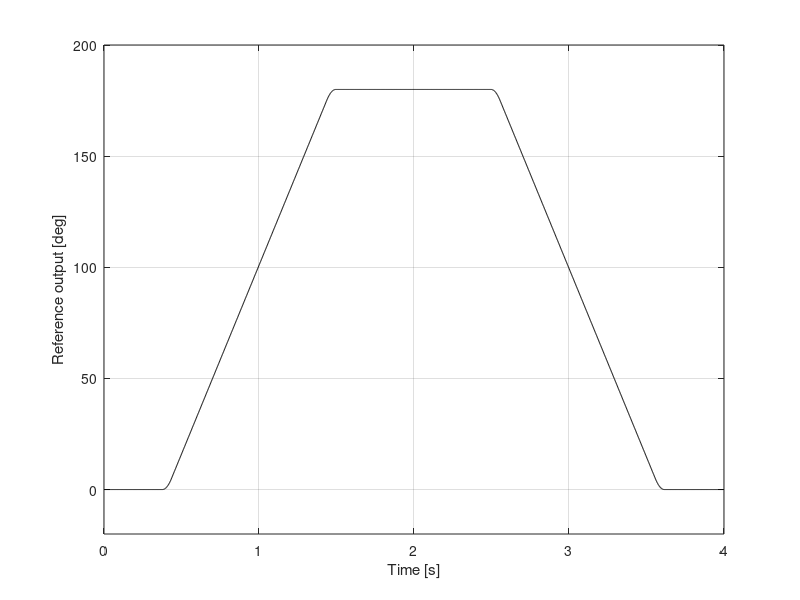

MATLAB code to generate this figure:
clear all
clear global
clc

%% Create the reference signal
%----------------------------
newpos = 180;                          % New position [deg]
twait = 190;                           % Wait time before and after the motion [number of samples]
tac = 30;                              % Time to accelerate [number of samples]
tvel = 500;                            % Time for constant angular velocity [number of samples]
thold = 500;                           % Time to hold the new position [number of samples]
N = 2*twait + 4*tac+2*tvel+thold;      % Total number of samples in the signal
disp(['N = ',num2str(N)])
fs = 500.0;                            % Sample time [Hz]
time = linspace(0,(N-1)/fs,N);         % Time vector
%------
v = zeros(N,1);                        % Velocity profile
v(twait:twait-1+tac) = linspace(0,tac,tac);
v(twait+tac:twait-1+tac+tvel) = tac;
v(twait+tac+tvel:twait-1+2.0*tac+tvel) = linspace(tac,0,tac);
v(twait+2*tac+tvel+thold:twait-1+3.0*tac+tvel+thold) = linspace(0,-tac,tac);
v(twait+3*tac+tvel+thold:twait-1+3.0*tac+2.0*tvel+thold) = -tac;
v(twait+3*tac+2.0*tvel+thold:twait-1+4.0*tac+2.0*tvel+thold) = linspace(-tac,0,tac);
ref = cumsum(v);                       % Cumulative sum of velocity profile
ref = newpos*(pi/180)*ref/max(ref);   % Scale to reach newpos
%----------------------------

% Write the reference signal to file
%-----------------------------------
fid = fopen('reference.txt','w');
for k = 1:1:N
  fprintf(fid,'%f\n',ref(k));
end
fclose(fid);
%-----------------------------------

% Plotting
%---------
figure(1)
plot(time,(180/pi)*ref,'k')
grid on
ylim([(180/pi)*min(ref)-20,(180/pi)*max(ref)+20])
ylabel('Reference output [deg]')
xlabel('Time [s]')